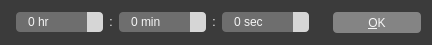
<?xml version="1.0" encoding="UTF-8"?>
<ui version="4.0">
 <class>JumpDialog</class>
 <widget class="QDialog" name="JumpDialog">
  <property name="geometry">
   <rect>
    <x>0</x>
    <y>0</y>
    <width>432</width>
    <height>45</height>
   </rect>
  </property>
  <property name="windowTitle">
   <string>Dialog</string>
  </property>
  <property name="styleSheet">
   <string notr="true">QWidget {
  font: 12px &quot;Noto Sans&quot;, &quot;FreeSans&quot;;
  background: #3B3B3B;
  color: whitesmoke;
}

/* QSpinBox */

QSpinBox {
  background: #6E6E6E;
  border: none;
  border-radius: 4px;
  padding: 2px 10px;
}
QSpinBox::disabled {
  color: #6F6F6F;
}
QSpinBox::up-button {
  background: #D6D6D6;
  border: none;
  border-top-right-radius: 4px;
  width: 16px;
}
QSpinBox::down-button {
  background: #D6D6D6;
  border: none;
  border-bottom-right-radius: 4px;
  width: 16px;
}
QSpinBox::up-button::pressed,
QSpinBox::down-button::pressed {
  background: #F1F1F1;
}
QSpinBox::up-arrow {
  background: url(:/img/up_arrow.svg);
}
QSpinBox::down-arrow {
  background: url(:/img/down_arrow.svg);
}

/* QPushButton */

QPushButton {
  background: #848484;
  border: none;
  border-radius: 4px;
  color: whitesmoke;
  min-width: 76px;
  min-height: 15px;
  padding: 3px 6px;
}
QPushButton:focus {
  border: 1px solid #D6D6D6;
  outline: none;
}
QPushButton:pressed {
  background: #676767;
}
QPushButton:disabled {
  background: transparent;
  border: 1px solid #6E6E6E;
  color: #6F6F6F;
}</string>
  </property>
  <layout class="QHBoxLayout" name="horizontalLayout_2">
   <item>
    <widget class="QWidget" name="horizontalLayoutWidget" native="true">
     <layout class="QHBoxLayout" name="horizontalLayout">
      <property name="leftMargin">
       <number>5</number>
      </property>
      <property name="topMargin">
       <number>0</number>
      </property>
      <property name="rightMargin">
       <number>5</number>
      </property>
      <property name="bottomMargin">
       <number>0</number>
      </property>
      <item>
       <widget class="QSpinBox" name="hourBox">
        <property name="frame">
         <bool>false</bool>
        </property>
        <property name="suffix">
         <string> hr</string>
        </property>
       </widget>
      </item>
      <item>
       <widget class="QLabel" name="label">
        <property name="sizePolicy">
         <sizepolicy hsizetype="Fixed" vsizetype="Fixed">
          <horstretch>0</horstretch>
          <verstretch>0</verstretch>
         </sizepolicy>
        </property>
        <property name="styleSheet">
         <string notr="true">QLabel {
	background: transparent;
}</string>
        </property>
        <property name="text">
         <string>:</string>
        </property>
        <property name="alignment">
         <set>Qt::AlignCenter</set>
        </property>
       </widget>
      </item>
      <item>
       <widget class="QSpinBox" name="minBox">
        <property name="frame">
         <bool>false</bool>
        </property>
        <property name="suffix">
         <string> min</string>
        </property>
       </widget>
      </item>
      <item>
       <widget class="QLabel" name="label_2">
        <property name="sizePolicy">
         <sizepolicy hsizetype="Fixed" vsizetype="Fixed">
          <horstretch>0</horstretch>
          <verstretch>0</verstretch>
         </sizepolicy>
        </property>
        <property name="styleSheet">
         <string notr="true">QLabel {
	background: transparent;
}</string>
        </property>
        <property name="text">
         <string>:</string>
        </property>
        <property name="alignment">
         <set>Qt::AlignCenter</set>
        </property>
       </widget>
      </item>
      <item>
       <widget class="QSpinBox" name="secBox">
        <property name="frame">
         <bool>false</bool>
        </property>
        <property name="suffix">
         <string> sec</string>
        </property>
       </widget>
      </item>
     </layout>
    </widget>
   </item>
   <item>
    <widget class="QLabel" name="validEntryLabel">
     <property name="sizePolicy">
      <sizepolicy hsizetype="Fixed" vsizetype="Fixed">
       <horstretch>0</horstretch>
       <verstretch>0</verstretch>
      </sizepolicy>
     </property>
     <property name="pixmap">
      <pixmap resource="../rsclist.qrc">:/img/not_exists.svg</pixmap>
     </property>
     <property name="alignment">
      <set>Qt::AlignCenter</set>
     </property>
    </widget>
   </item>
   <item>
    <widget class="QPushButton" name="okButton">
     <property name="sizePolicy">
      <sizepolicy hsizetype="Fixed" vsizetype="Fixed">
       <horstretch>0</horstretch>
       <verstretch>0</verstretch>
      </sizepolicy>
     </property>
     <property name="text">
      <string>&amp;OK</string>
     </property>
     <property name="default">
      <bool>true</bool>
     </property>
    </widget>
   </item>
  </layout>
 </widget>
 <tabstops>
  <tabstop>hourBox</tabstop>
  <tabstop>minBox</tabstop>
  <tabstop>secBox</tabstop>
  <tabstop>okButton</tabstop>
 </tabstops>
 <resources>
  <include location="../rsclist.qrc"/>
 </resources>
 <connections/>
</ui>
